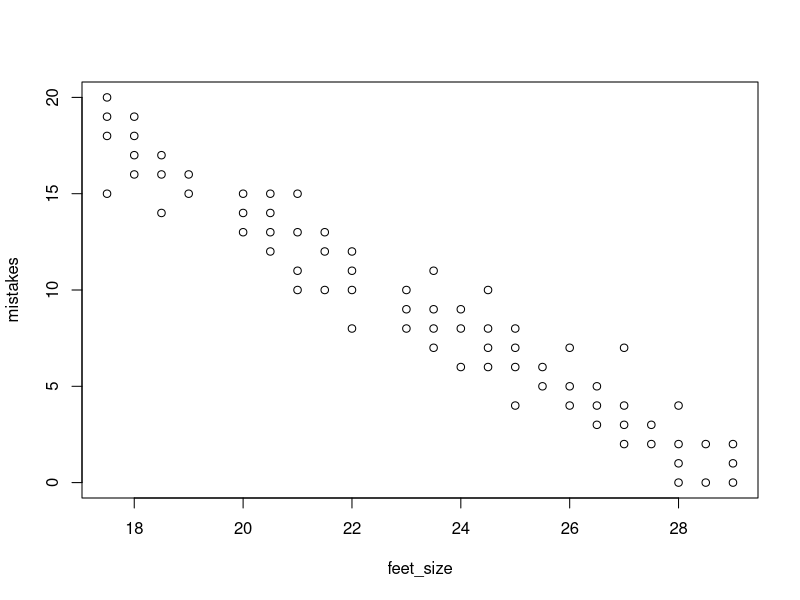

Reproduce this figure in R.
feet_size = c(17.5, 17.5, 17.5, 17.5, 18, 18, 18, 18, 18.5, 18.5, 18.5, 19, 19, 20, 20, 20, 20.5, 20.5, 20.5, 20.5, 21, 21, 21, 21, 21.5, 21.5, 21.5, 22, 22, 22, 22, 23, 23, 23, 23.5, 23.5, 23.5, 23.5, 24, 24, 24, 24.5, 24.5, 24.5, 24.5, 25, 25, 25, 25, 25.5, 25.5, 26, 26, 26, 26.5, 26.5, 26.5, 27, 27, 27, 27, 27.5, 27.5, 28, 28, 28, 28, 28.5, 28.5, 29, 29, 29)
mistakes = c(15, 18, 19, 20, 16, 17, 18, 19, 14, 16, 17, 15, 16, 13, 14, 15, 12, 13, 14, 15, 10, 11, 13, 15, 10, 12, 13, 8, 10, 11, 12, 8, 9, 10, 7, 8, 9, 11, 6, 8, 9, 6, 7, 8, 10, 4, 6, 7, 8, 5, 6, 4, 5, 7, 3, 4, 5, 2, 3, 4, 7, 2, 3, 0, 1, 2, 4, 0, 2, 0, 1, 2)

feet_mistakes = data.frame(feet_size=feet_size, mistakes=mistakes)
feet_mistakes


plot(feet_mistakes)


